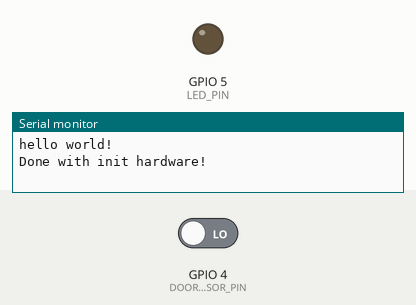
A sketch run on a simulated ESP8266 (NodeMCU). On the bench: output pins drawn as LEDs (lit = HIGH), the last lines printed to the serial monitor. Inputs (shaded band) come from the test bench; at power-on: GPIO 4 (DOOR_SENSOR_PIN) LOW. WiFi joins after 1.5 s; servers stay silent unless stated. At 1.7 s the program puts the board to deep sleep or switches it off; the recording ends there.

Above: at 0.05 s.
At 1.6 s:
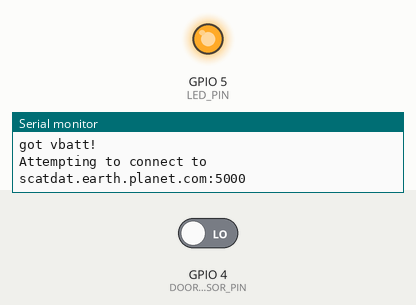
Timing chart, 0 to 1.9 s (numbered marks = the images above):
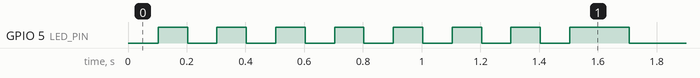

The sketch:

scatdat_v2.ino
```cpp
// Code for Scatdat door sensors with power saving shield installed.
// Arduino ESP8266 Wifi library
#include <ESP8266WiFi.h>

//////////////////////////
// Constant Definitions //
//////////////////////////
#define CLOSED 0
#define OPEN 1
#define VOLTAGE_DIVIDER_CONST 5.7

//////////////////////
// WiFi Definitions //
//////////////////////
const char WIFI_SSID[] = "exoplanet";  //planetoids
const char WIFI_PSK[] = "kEf8Qr28vNSv";  //62D4A6ED
const char STALL_ID[] = "Floor2Mens1";

/////////////////////////////
// Remote Site Definitions //
/////////////////////////////
const char http_site[] = "scatdat.earth.planet.com";
const int http_port = 5000;

/////////////////////
// Pin Definitions //
/////////////////////
const int LED_PIN = 5;
const int ANALOG_PIN = A0; // The only analog pin on the Thing
const int DOOR_SENSOR_PIN = 4; // Digital pin to be read
const int SLEEP_TIME_US = 3600000000; //sleep time between non door wakeups (in seconds), max is about 1 hr

//////////////////////
// Global Variables //
//////////////////////
WiFiClient client;
int doorState = OPEN;
int analogValue = 0;
int vbatt = 0;

//////////////////////////
// connectWiFi Function //
//////////////////////////
void connectWiFi() {

  byte led_status = 0;

  // Set WiFi mode to station (client)
  WiFi.mode(WIFI_STA);

  // Initiate connection with SSID and PSK
  WiFi.begin(WIFI_SSID, WIFI_PSK);

  // Blink LED while we wait for WiFi connection
  while ( WiFi.status() != WL_CONNECTED ) {
    digitalWrite(LED_PIN, led_status);
    led_status ^= 0x01;
    delay(100);
  }

  // Turn LED on when we are connected
  digitalWrite(LED_PIN, LOW);
}

////////////////////////
// postEvent Function //
////////////////////////
// Perform an HTTP POST to a remote page
bool postEvent(int doorOpen,int battmV) {
  char paramString[256];
  Serial.println("Attempting to connect to");
  sprintf(paramString, "%s:%i", http_site, http_port);
  Serial.println(paramString);

  // Attempt to make a connection to the remote server
  if ( !client.connect(http_site, http_port) ) {
    return false;
  }
  // Construct parameter string
  sprintf(paramString, "POST /events?stall_id=%s&door_open=%i&batt_v=%i HTTP/1.1", STALL_ID, doorOpen, battmV);
  // Make an HTTP GET request
  client.println(paramString);
  client.print("Host: ");
  client.println(http_site);
  client.println("Connection: close");
  client.println();
  return true;
}

///////////////////////////
// initHardware Function //
///////////////////////////
void initHardware(){
  Serial.begin(230400);
  // Set door sensor pin as input, no pull up needed because there is an external pull up
  pinMode(DOOR_SENSOR_PIN, INPUT);
  // Set led pin as output and turn it off
  pinMode(LED_PIN, OUTPUT);
  digitalWrite(LED_PIN, LOW);
  // Don't need to set ANALOG_PIN as input, that's all it can be.
}

//////////////////////////////
// calcBattVoltage Function //
//////////////////////////////
int calcBattmV(int analogValue){
  // Input is the ADC, its 10 bit so 0-1023 for 1V FSR
  // The power saver has a built in voltage divider
  // R1 = 470000  R2 = 100000
  // VOUT = R2/ (R1+R2) * VIN
  float v_adc = 0;
  float battmV = 0;
  v_adc = (float) analogValue / 1023;
  battmV = VOLTAGE_DIVIDER_CONST * v_adc * 1000;
  return (int) battmV;
}

////////////////////
// setup Function //
////////////////////
byte led_status = 0;
void setup() {
  Serial.begin(230400);
  Serial.println("hello world!");


  pinMode(LED_PIN, OUTPUT);
  digitalWrite(LED_PIN, LOW);

  // for (int i = 0; i < 25; ++i)
  // {
  //   Serial.println("in loop");
  //   Serial.println(i);
  //   digitalWrite(LED_PIN, led_status);
  //   led_status ^= 0x01;
  //   delay(500);
  // }
  // setup pins/serial comms
  initHardware();
  Serial.println("Done with init hardware!");

  // connect to the newtwork
  connectWiFi();
  Serial.println("Done with connect wifi!");

  // turn on LED
  digitalWrite(LED_PIN, HIGH);
  Serial.println("LED on!");

  // Read door sensor state
  doorState = digitalRead(DOOR_SENSOR_PIN);
  Serial.println("Read door state!");

  // get analog reading & calculate battery voltage
  analogValue = analogRead(ANALOG_PIN);
  Serial.println("got analog value!");
  vbatt = calcBattmV(analogValue);
  Serial.println("got vbatt!");

  // Post the data
  while (!postEvent(doorState,vbatt)) {
    Serial.println("POST request failed");
  }

  // turn off LED
  digitalWrite(LED_PIN,LOW);
  Serial.println("LED off. Going to sleep");

  // go into deep sleep mode
  ESP.deepSleep(SLEEP_TIME_US, WAKE_RF_DEFAULT);
  Serial.println("in deep sleep");
}

///////////////////
// loop Function //
///////////////////
void loop() {
  // intentially left empty
 }
```

Measured:
- by itself, GPIO 5 (LED_PIN): goes 7 × (HIGH 0.10 s, LOW 0.10 s), HIGH 0.20 s, then LOW
